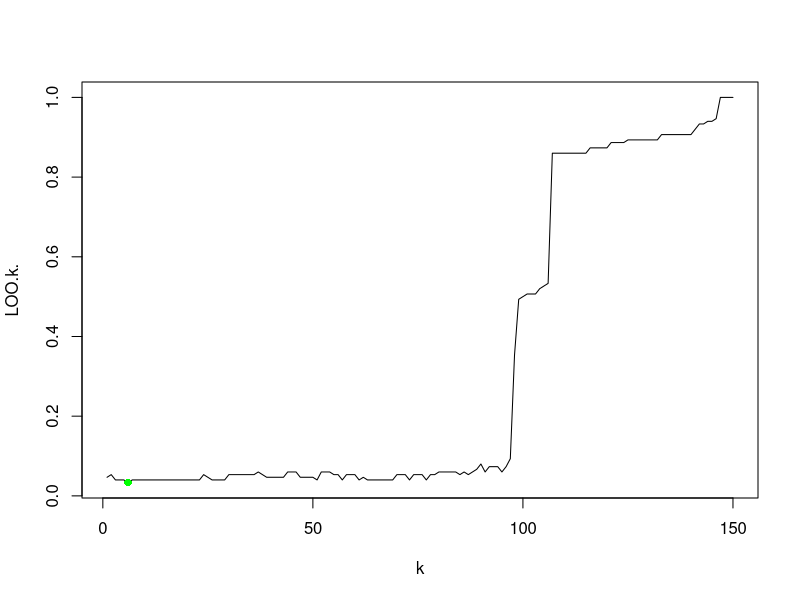

The R source for this figure:
## Евклидово расстояние
euclideanDistance <- function(u, v)
{
  sqrt(sum((u - v)^2))
}

## Сортируем объекты согласно расстояния до объекта z
sortObjectsByDist <- function(xl, z, metricFunction = euclideanDistance)
{
  l <- dim(xl)[1]
  n <- dim(xl)[2] - 1
  ## Создаём матрицу расстояний
  distances <- matrix(NA, l, 2)
  for (i in 1:l)
  {
	distances[i, ] <- c(i, metricFunction(xl[i, 1:n], z))
  }
  ## Сортируем
  orderedXl <- xl[order(distances[, 2]), ]
  return (orderedXl);
}

## Применяем метод kNN
kNN <- function(xl, z, k = c(6))
{
  ## Сортируем выборку согласно классифицируемого	объекта
  orderedXl <- sortObjectsByDist(xl, z)
  n <- dim(orderedXl)[2] - 1
  ## Получаем классы первых k соседей
  classes <- orderedXl[1:k[length(k)], n + 1]

  class <- c(seq(length(k)))

  for (i in seq(length(k)))
  {
	## Составляем таблицу(+считает общее число элементов каждого "типа") встречаемости каждого класса
	counts <- table(orderedXl[1:i,n+1])
	## Находим класс, который чаще всего встречается среди первых k соседей
	class[i] <- names(which.max(counts))
  }

  return (class)
}

looCV_kNN <- function(dat, algo) {
  l <- length(dat[[1]])
  correct <- rep(0, length(l))

  for (i in seq(l)) {
		trainData <- dat[-i, ]
	  control <- dat[i, ]

	  res <- algo(trainData, control[1:2], seq(l))
	  correct <- correct + (res != control$Species)
  }

  res <- (correct/l)
  return (res)
}

demo <- function()
{
  dat <- iris[,3:5]
	res <- looCV_kNN(dat,kNN)
	
	dataRes <- as.data.frame(res)
	
	plot(data.frame("k"=seq(length(dat[[1]])), "LOO(k)"=res), type="l")
	
	minK <- which.min(dataRes$res)
	points(minK,dataRes$res[minK],type="p",pch = 16, col = "green",bg = "green")
}
demo()
